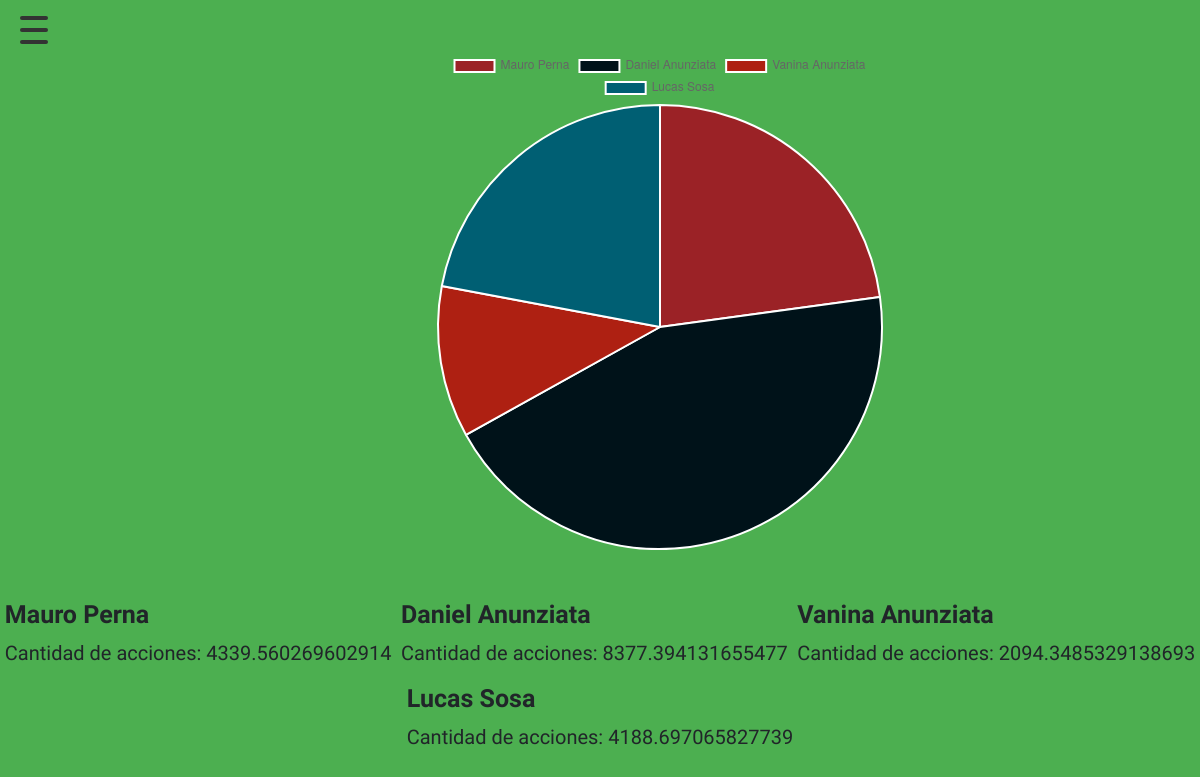
The page /grafica (signed in) on the database as committed earlier.
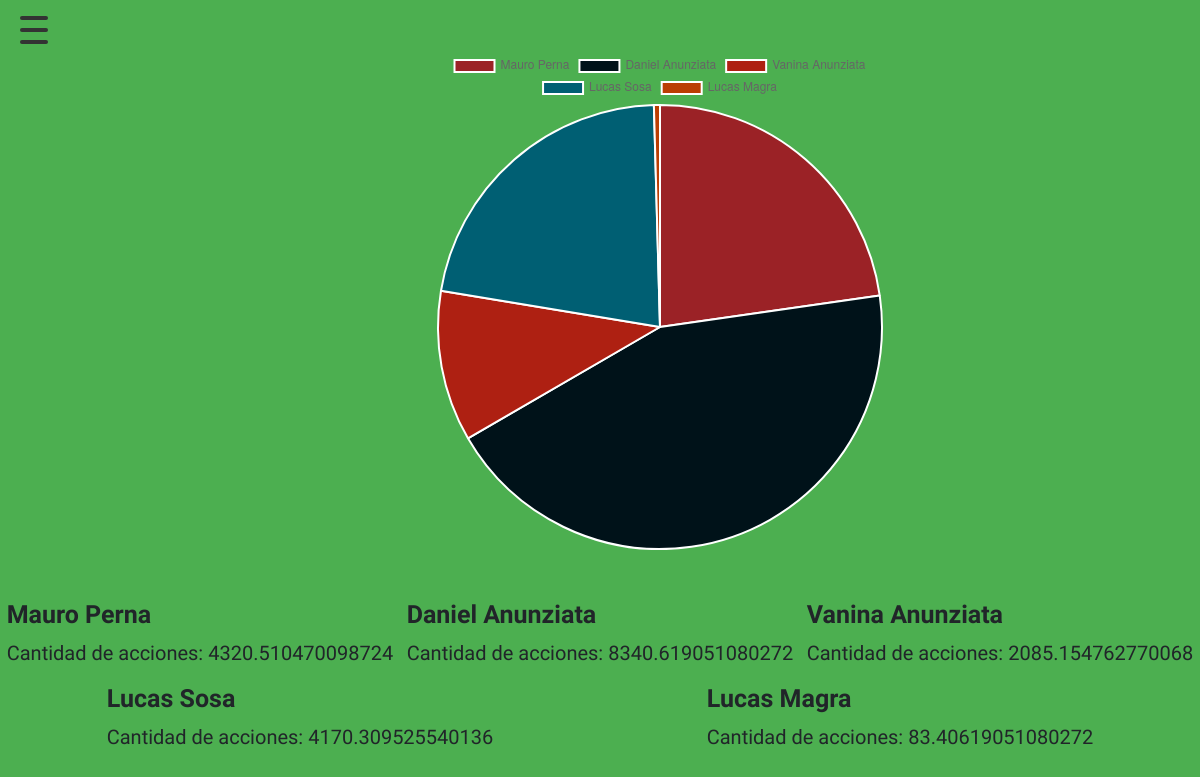
The same page on the database as committed later.
### main.py (models this page shows, shortened)
class User(db.Model):
    __tablename__ = 'colaboradores'
    id = db.Column(db.Integer, primary_key=True)
    username = db.Column(db.String(80), unique=True, nullable=False)
    email = db.Column(db.String(120), unique=False, nullable=False)
    password = db.Column(db.String(250), unique=False, nullable=False)
    is_admin = db.Column(db.Boolean, default=False)
    fecha_inicio_actividad = db.Column(db.String(120), unique=False, nullable=False)
    monto_inicial = db.Column(db.String(120), unique=False, nullable=False)
    fecha_ultima_actualizacion = db.Column(db.String(120), unique=False, nullable=False)
    relacion_registros_colaborador = db.relationship('Record', backref='col', cascade="all, delete")

### main.py (the view)
@app.route('/grafica')
def grafica():
    if "username" in session:
        user_name = session["username"]
        email = session["username"]
        user = User.query.filter_by(username=user_name).first()
        email = User.query.filter_by(email=email).first()
        if user.is_admin or email.is_admin  == True:
            num = 19000
            col = Colaborador.dataPush()
            labels = [row[0] for row in col]
            values = [row[1] for row in col]
            return render_template('graficaAdmin.html', labels=labels, values=values, col=col, num=num)
        return "Esta vista pertenece al admin, usted no puede ingresar"
    return "debes logearte primero"

### main.py (called while the page is built)
    def montoTotal():
        monto_total = 0
        for i in User.query.filter(User.username and User.monto_inicial).all():
            monto_total += float(i.monto_inicial)
        return monto_total

    def dataPush():
        tuplaColaboradores = []
        montoTotal = Colaborador.montoTotal()
        for j in User.query.filter(User.username and User.monto_inicial).all():
            nombre = j.username
            porcentaje = float(j.monto_inicial)/montoTotal
            tuplaColaboradores.append((nombre,porcentaje))
        return tuplaColaboradores

### templates/graficaAdmin.html (shortened to what this page needs)
{% extends "base/base.html" %}
{% from "base/_render_elements.html" import render_messages %}
{% block body %}
<body class="bg-color">
{% block content %}
<div class="hamburger">
	<div class="_layer -top"></div>
	<div class="_layer -mid"></div>
	<div class="_layer -bottom"></div>
</div>
<div class="grafico">
    <canvas id="grafica"></canvas>
</div>
<script>
    var grafica = document.getElementById("grafica");
    var myChart = new Chart(grafica, {
        type:'pie',
        data: {
            labels: {{ labels | safe }},
            datasets: [{
                label: "Data points",
                data: {{ values | safe }},
                backgroundColor: ["#9b2226", "#001219", "#ae2012", "#005f73", "#bb3e03", "#0a9396", "#ca6702", "#ee9b00", "#e9d8a6", "#94d2bd"]
            }]
        }
        });
</script>
<div class="div">
    {% for item in col %}
    <section>
        <h3>{{ item[0] }}</h3>
        <p>Cantidad de acciones: {{ item[1] * num }}</p>
    </section>
    {% endfor %}
</div>
{% endblock %}
</body>
{% endblock %}

### templates/base/base.html (shortened to what this page needs)
<!DOCTYPE html>
<html lang="en">
<head>
    <link rel="stylesheet" href="https://stackpath.bootstrapcdn.com/bootstrap/4.5.0/css/bootstrap.min.css">
    <link rel="stylesheet" href="{{ url_for('static', filename='css/master.css') }}">
</head>
{% block body %}{% endblock %}
</html>

### static/css/master.css (style rules this page uses)
body { margin: 0; padding: 0; background: rgb(2,0,36); background: linear-gradient(0deg, rgba(2,0,36,1) 0%, rgba(93,166,33,1) 0%, rgba(255,255,255,1) 100%); background-size: cover; font-family: sans-serif; }
html { font-family: sans-serif; }
.grafico { width: 500px; display: flex; justify-content: center; align-items: center; position: relative; left: 30%; margin: 50px; }
.div { display: flex; align-items: center; justify-content: space-around; flex-wrap: wrap; }
h3 { font-family: 'Inconsolata', monospace; font-weight: 700; font-size: 25px; }
p { font-family: 'Inconsolata', monospace; font-weight: 400; font-size: 20px; }
.bg-color { background: #4caf50; }
.hamburger { position:fixed; background-color:transparent; left:0; top:0; height:30px; width:30px; padding:20px 20px; -webkit-transform:translate3d(0, 0, 0); transform:translate3d(0, 0, 0); -webkit-transition:-webkit-transform 0.25s cubic-bezier(0.05, 1.04, 0.72, 0.98); transition:transform 0.25s cubic-bezier(0.05, 1.04, 0.72, 0.98); z-index:1002; cursor:pointer; -webkit-user-select:none; -moz-user-select:none; -ms-user-select:none; user-select:none }
._layer { background:#333333; margin-bottom:4px; border-radius:2px; width:28px; height:4px; opacity:1; -webkit-transform:translate3d(0, 0, 0); transform:translate3d(0, 0, 0); -webkit-transition:all 0.25s cubic-bezier(0.05, 1.04, 0.72, 0.98); transition:all 0.25s cubic-bezier(0.05, 1.04, 0.72, 0.98); }

Rows that differ between the two databases and show on the page:
computed for User "Mauro Perna": item "4339.560269602914" → "4320.510470098724"
computed for User "Daniel Anunziata": item "8377.394131655477" → "8340.619051080272"
computed for User "Vanina Anunziata": item "2094.3485329138693" → "2085.154762770068"
computed for User "Lucas Sosa": item "4188.697065827739" → "4170.309525540136"
added User: username "Lucas Magra", item "83.40619051080272"
Other text that changed with them:
chart data {{ labels | safe }}: ['Mauro Perna', 'Daniel Anunziata', 'Vanina Anunziata', 'Lucas Sosa'] → ['Mauro Perna', 'Daniel Anunziata', 'Vanina Anunziata', 'Lucas Sosa', 'Lucas Magra']
chart data {{ values | safe }}: [0.22839790892646916, 0.4409154806134462, 0.11022887015336155, 0.2204577403067231] → [0.22739528789993285, 0.43897995005685636, 0.10974498751421409, 0.21948997502842818, 0.004389799500568564]
